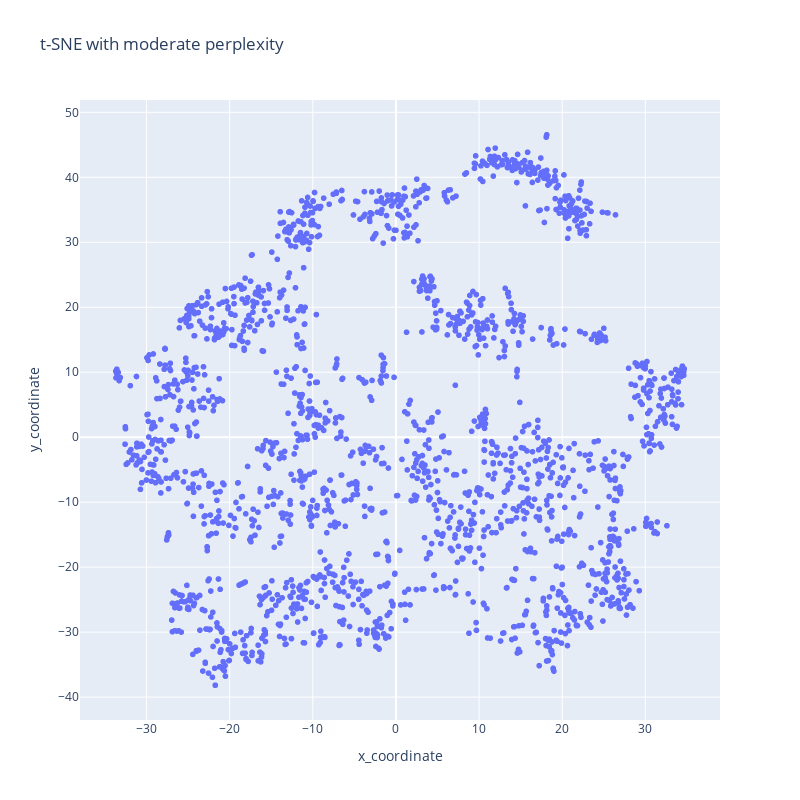

The notebook cell this image was saved under:
### Code cell
plot_embedding(coordinates_table, feature_ids = [spec.feature_id for spec in spectra]).update_layout(title = "t-SNE with moderate perplexity")

### Figure 1 — Plotly figure (JSON) as saved in the notebook; plotly's stock layout.template omitted (floating-point values rounded to 4 significant figures; data arrays with more than 128 entries replaced by an {"elided": "..."} marker saying what was removed)
{"data": [{"customdata": {"elided": "1975x1 str values"}, "hovertemplate": "x_coordinate=%{x}<br>y_coordinate=%{y}<br>feature_id=%{customdata[0]}<extra></extra>", "legendgroup": "", "marker": {"color": "#636efa", "symbol": "circle"}, "mode": "markers", "name": "", "showlegend": false, "type": "scattergl", "x": {"elided": "1975 float values"}, "xaxis": "x", "y": {"elided": "1975 float values"}, "yaxis": "y"}], "layout": {"height": 800, "legend": {"tracegroupgap": 0}, "title": {"text": "t-SNE with moderate perplexity"}, "width": 800, "xaxis": {"anchor": "y", "domain": [0, 1], "title": {"text": "x_coordinate"}}, "yaxis": {"anchor": "x", "domain": [0, 1], "title": {"text": "y_coordinate"}}}}
